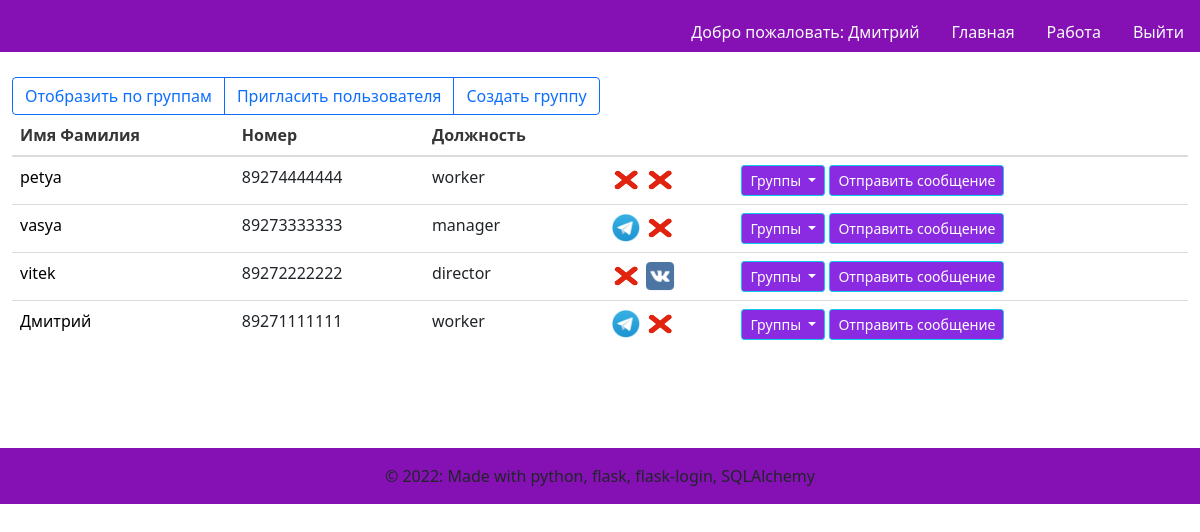
The page /workallusers (signed in) on the database as committed earlier.
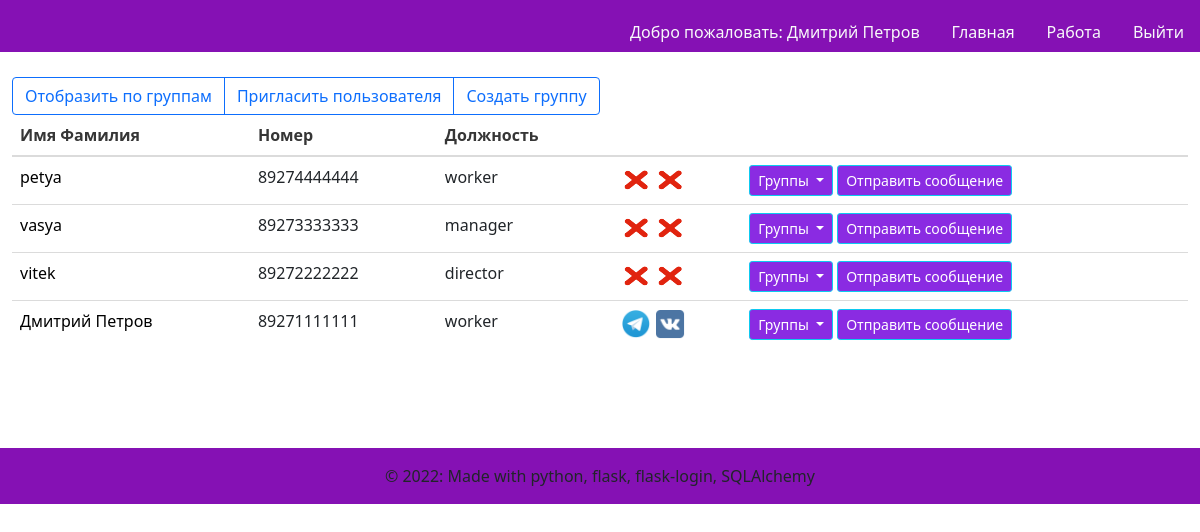
The same page on the database as committed later.
### models.py (models this page shows)
class User(UserMixin, db.Model):
    id = db.Column(db.Integer,
                   nullable=False,
                   unique=True,
                   primary_key=True,
                   autoincrement=True)  # primary keys are required by SQLAlchemy
    password = db.Column(db.String(100))  # пароль есть только у администраторов и модераторов
    name = db.Column(db.String(100))  # имя фамилия
    phone_number = db.Column(db.String(11), unique=True)  # номер телефона
    vk_authorized = db.Column(db.Boolean, default=False)  # авторизован вк или нет
    tlg_authorized = db.Column(db.Boolean, default=False)  # авторизован в телеграм или нет
    status = db.Column(db.String(30))  # статус пользователя(ожидает подтверждения\в архиве\подтвержден)
    app_role = db.Column(db.String(20))  # роль в приложении(админ, модератор, пользователь)
    organisation_role = db.Column(db.String(100))  # должность в организации
    tlg_chat_id = db.Column(db.Integer, default=-1)
    vk_chat_id = db.Column(db.Integer, default=-1)

### main.py (the view)
@main.route('/workallusers')
@login_required
def workallusers():
    users = User.query.filter(User.status.in_([CONFIRMED, WAITING_ARCHIEVED])).order_by(User.name).all()
    relations = db.session.query(users_groups_relations).all()
    groups = Group.query.all()
    return render_template('workallusers.html', users=users, groups=groups, relations=relations)

### templates/workallusers.html (shortened to what this page needs)
{% extends "base.html" %}
{% block content %}
<div class="btn-group" role="group" aria-label="Basic outlined example" style="margin-top: 5px">
<a class="btn btn-outline-primary" href="./workallgroups" role="button">Отобразить по группам</a>
<a class="btn btn-outline-primary" href="{{url_for('users.createuser')}}" role="button">Пригласить пользователя</a>
<a class="btn btn-outline-primary" href="{{url_for('groups.creategroup')}}" role="button">Создать группу</a>
</div>
<table class="table table-hover">
  <thead>
    <tr>
      <th scope="col">Имя Фамилия</th>
      <th scope="col">Номер</th>
      <th scope="col">Должность</th>
        <th scope="col"></th>
      <th scope="col"></th>
    </tr>
  </thead>
    <tbody>
        {%for user in users%}
        <tr>
          <td scope="row">
              <a class="text-decoration-none" style="color: black"
                 href="{{ url_for('users.edituser', id=user['id']) }}">
              {{ user['name'] }}</a></td>
          <td>{{ user['phone_number'] }}</td>
          <td>{{ user['organisation_role'] }}</td>
          <td>
              {% if user['tlg_authorized'] %}
                  <img src="../static/images/tg.png" alt="TG" class="img-rounded" style="height:30px; width:30px"/>
              {% else %}
                  <img src="../static/images/none.png" alt="" class="img-rounded" style="height:30px; width:30px"/>
              {% endif %}
              {% if user['vk_authorized'] %}
                  <img src="../static/images/vk.png" alt="VK" class="img-rounded" style="height:30px; width:30px"/>
              {% else %}
                  <img src="../static/images/none.png" alt="" class="img-rounded" style="height:30px; width:30px"/>
              {% endif %}
          </td>
          <td>  <div class="dropdown">
                  <a class="btn btn-info btn-sm dropdown-toggle"
                     href="#" role="button" id="dropdownMenuLink"
                     data-bs-toggle="dropdown"
                     aria-expanded="false"
                        style="background-color:blueviolet; color:white">
                    Группы
                  </a>
                </div>
                <a class="btn btn-info btn-sm" style="background-color:blueviolet; color:white" href="{{ url_for('messages.usermessage', id=user['id']) }}">
                    Отправить сообщение
                </a>
          </td>
        </tr>
          {%endfor%}
    </tbody>
</table>
{% endblock %}

### templates/base.html (shortened to what this page needs)
<!DOCTYPE html>
<html>
<head>
    <link rel="stylesheet" href="https://cdnjs.cloudflare.com/ajax/libs/bulma/0.7.2/css/bulma.min.css" />
    <link href="https://cdn.jsdelivr.net/npm/bootstrap@5.1.3/dist/css/bootstrap.min.css" rel="stylesheet">
    <link rel="stylesheet" href="../static/css/preloader.css"/>
</head>
<body class="loader-body" style="background-color: #ffffff; height: inherit">
            <nav class="d-none page-header navbar navbar-light sticky-top" style="background-color: #8511b4;">
                <div class="container-fluid ">
                    <ul class="nav nav-pills position-absolute bottom-0 end-0">
                        {% if current_user.is_authenticated %}
                        <li class="nav-item">
                            <a class="nav-link text-light" style="color: black"
                                        href="{{ url_for('users.edituser', id=current_user.id) }}">
                                Добро пожаловать: {{ current_user.name }}
                            </a>
                         </li>
                        {% endif %}
                        <li class="nav-item" >
                            <a href="{{ url_for('main.index') }}" class="nav-link text-light">
                                Главная
                            </a>
                        </li>
                        {% if current_user.is_authenticated %}
                        <li class="nav-item">
                            <a href="{{ url_for('main.workallusers') }}" class="nav-link text-light">
                                Работа
                            </a>
                        </li>
                        {% endif %}
                        {% if current_user.is_authenticated %}
                        <li class="nav-item">
                            <a href="{{ url_for('auth.logout') }}" class="nav-link text-light">
                                Выйти
                            </a>
                        </li>
                        {% endif %}
                    </ul>
                </div>
            </nav>
            <div class="d-none page-main container-fluid" style="height: 82%">
                   {% block content %}
                   {% endblock %}
            </div>
            <footer class="d-none page-footer font-small blue" style="background-color: #8511b4; margin-top: 100px">
              <div class="footer-copyright text-center py-3">© 2022: Made with python, flask, flask-login, SQLAlchemy
              </div>
            </footer>
    </body>
</html>

Rows that differ between the two databases and show on the page:
changed User: name "Дмитрий" → "Дмитрий Петров"; vk_authorized: picture added; vk_authorized: picture removed
changed User "vasya": tlg_authorized: picture added; tlg_authorized: picture removed
changed User "vitek": vk_authorized: picture added; vk_authorized: picture removed
